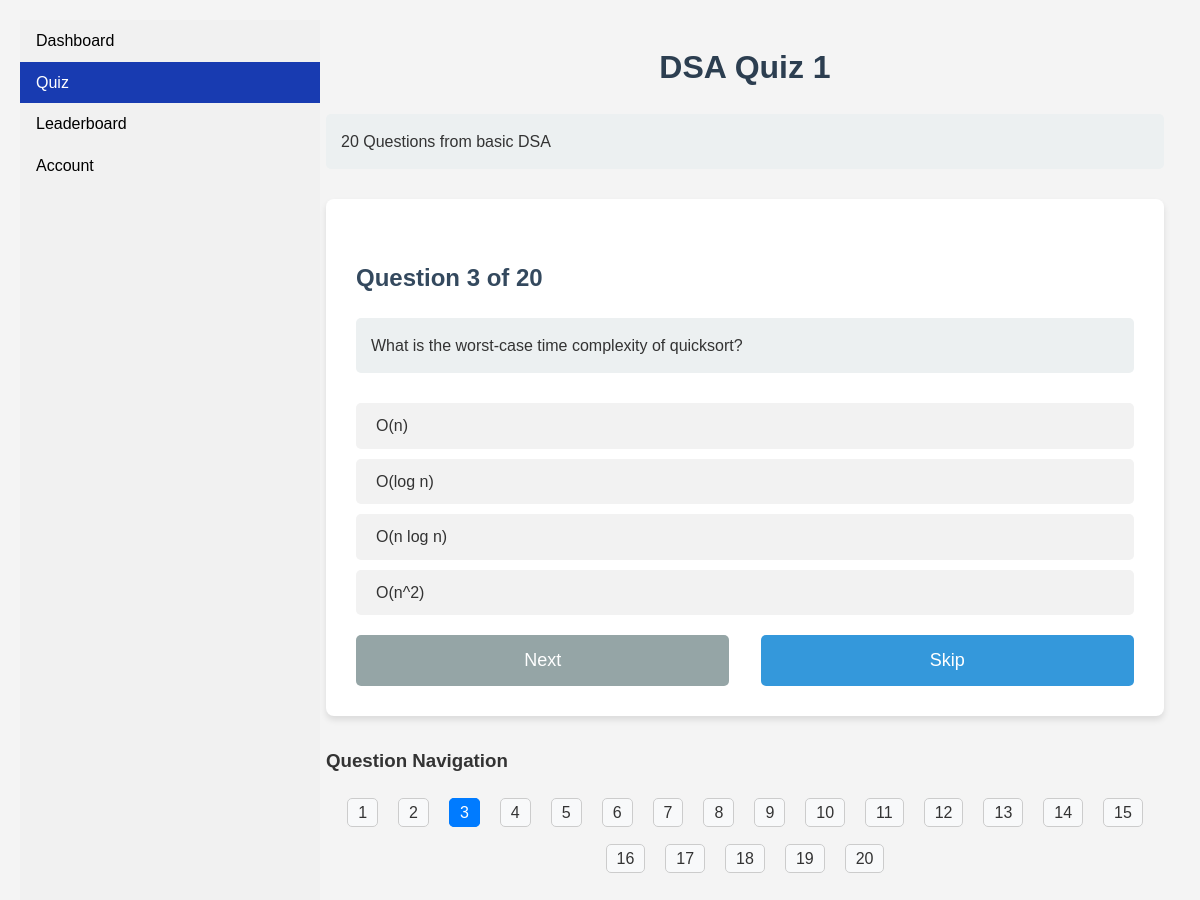
The page /student/quiz/5/question/3/ on the database its author committed.
### dashboard/models.py (models this page shows, shortened)
class Quiz(models.Model):
    title = models.CharField(max_length=255)
    description = models.TextField(blank=True)
    organization = models.ForeignKey('users.OrganizationUser', on_delete=models.CASCADE, related_name='quizzes',default=1)
    updated_at = models.DateTimeField(auto_now=True)
    questions = models.ManyToManyField('Question',blank=True)
    class Meta:
        verbose_name = "Quiz"
        verbose_name_plural = "Quizzes"

class Question(models.Model):
    options = (
        ('a','a'),
        ('b','b'),
        ('c','c'),
        ('d','d')
        )
    organization = models.ForeignKey('users.OrganizationUser', on_delete=models.CASCADE, related_name='questions',default=1)
    question_text = models.CharField(max_length=500)
    created_at = models.DateTimeField(auto_now_add=True)
    answera = models.CharField(max_length=50)
    answerb = models.CharField(max_length=50)
    answerc = models.CharField(max_length=50)
    answerd = models.CharField(max_length=50)
    correctanswer = models.CharField(max_length=1,choices=options)
    class Meta:
        verbose_name = "Question"
        verbose_name_plural = "Questions"

### dashboard/views.py (the view, shortened to what this page needs)
# urls.py: path('quiz/<int:quiz_id>/question/<int:question_num>/', views.QuizView.as_view(), name='quiz_view'),
class QuizView(View):
    def get(self, request, quiz_id, question_num=1):
        quiz = get_object_or_404(Quiz, id=quiz_id)
        questions = quiz.questions.all()
        answers = request.session.get('answers')
        if answers == None:
            answers = ['' for i in range(questions.count())]
        request.session['answers'] = answers
        if question_num < 1 or question_num > questions.count():
            return redirect('quiz_view', quiz_id=quiz_id, question_num=1)
        current_question = questions[question_num - 1]
        if question_num > questions.count():
            return redirect('quiz_complete', quiz_id=quiz_id)  # Redirect to completion page
        context = {
            'active':'quiz',
            'quiz': quiz,
            'question': current_question,
            'question_num': question_num,
            'total_questions': questions.count(),
            'lastquestion': False,
            'question_range':list(range(1,questions.count()+1))
        }
        context['lastquestion'] = question_num == questions.count()
        return render(request, 'dashboard/quiz_view.html', context)

### dashboard/templates/dashboard/quiz_view.html (shortened to what this page needs)
{% extends "studentbase.html" %}
{% load static %}
{% block stylesheets %}
    <link rel="stylesheet" href = "{%static "dashboard/quiz_view.css"%}">
{% endblock%}
{% block content %}
    <div>
    <h1>{{ quiz.title }}</h1>
    <p>{{ quiz.description }}</p>
    <div id="question-section">
        <h2>Question {{ question_num }} of {{ total_questions }}</h2>
        <p>{{ question.question_text }}</p>
        <form method="post" id="quizForm">
            <div>
                <label for="option1">{{ question.answera }}</label>
                <label for="option2">{{ question.answerb }}</label>
                <label for="option3">{{ question.answerc }}</label>
                <label for="option4">{{ question.answerd }}</label>
            </div>
            <div class="button-group">
                <button type="submit" id="nextButton" disabled>{% if lastquestion %}Submit{% else %}Next{% endif %}</button>
                <button type="button" id="skipButton" onclick="skipQuestion()">Skip</button>
            </div>
        </form>
    </div>
    <div id="question-navigation">
        <h3>Question Navigation</h3>
        <ul>
            {% for i in question_range %}
                <li>
                    <a href="{% url 'quiz_view' quiz.id i %}" {% if i == question_num %}class="current-question"{% endif %}>
                        {{ i }}
                    </a>
                </li>
            {% endfor %}
        </ul>
    </div>
    </div>
{% endblock %}

### static/studentbase.css (style rules this page uses)
body { font-family: 'Arial', sans-serif; line-height: 1.6; color: #333; margin: 0 auto; padding: 20px; background-color: #f4f4f4; }

### dashboard/static/dashboard/quiz_view.css (style rules this page uses)
div h1 { color: #2c3e50; text-align: center; margin-bottom: 20px; }
div h2 { color: #34495e; margin-top: 30px; }
div p { background-color: #ecf0f1; padding: 15px; border-radius: 5px; margin-bottom: 30px; }
div #question-section { background-color: #fff; padding: 30px; border-radius: 8px; box-shadow: 0 4px 6px rgba(0, 0, 0, 0.1); }
div form { margin-top: 20px; }
div label { display: block; background-color: #f2f2f2; padding: 10px 20px; margin-bottom: 10px; border-radius: 5px; cursor: pointer; transition: background-color 0.3s ease; }
.button-group { display: flex; justify-content: space-between; margin-top: 20px; }
.button-group button { padding: 15px; color: white; border: none; border-radius: 5px; font-size: 18px; cursor: pointer; transition: background-color 0.3s ease; width: 48%; }
.button-group button[type="submit"] { background-color: #2ecc71; }
.button-group button[type="submit"]:disabled { background-color: #95a5a6; cursor: not-allowed; }
.button-group button[type="button"] { background-color: #3498db; }
#question-navigation { margin-top: 30px; }
#question-navigation ul { list-style-type: none; padding: 0; display: flex; flex-wrap: wrap; gap: 10px; justify-content: center; }
#question-navigation li { margin: 5px; }
#question-navigation a { text-decoration: none; padding: 5px 10px; border: 1px solid #ccc; border-radius: 5px; background-color: #f8f9fa; color: #333; transition: all 0.3s ease; }
#question-navigation a.current-question { background-color: #007bff; color: white; border-color: #007bff; }

### rows shown on the page
Quiz: title "DSA Quiz 1", description "20 Questions from basic DSA"
Question: question_text "What is the worst-case time complexity of quicksort?", answera "O(n)", answerb "O(log n)", answerc "O(n log n)", answerd "O(n^2)"

### other values the page prints
{{ question_num }} "3"
{{ total_questions }} "20"
{{ i }} "1" "2" "3" "4" "5" "6" "7" "8" "9" "10" "11" "12" "13" "14" "15" "16" "17" "18" "19" "20"
